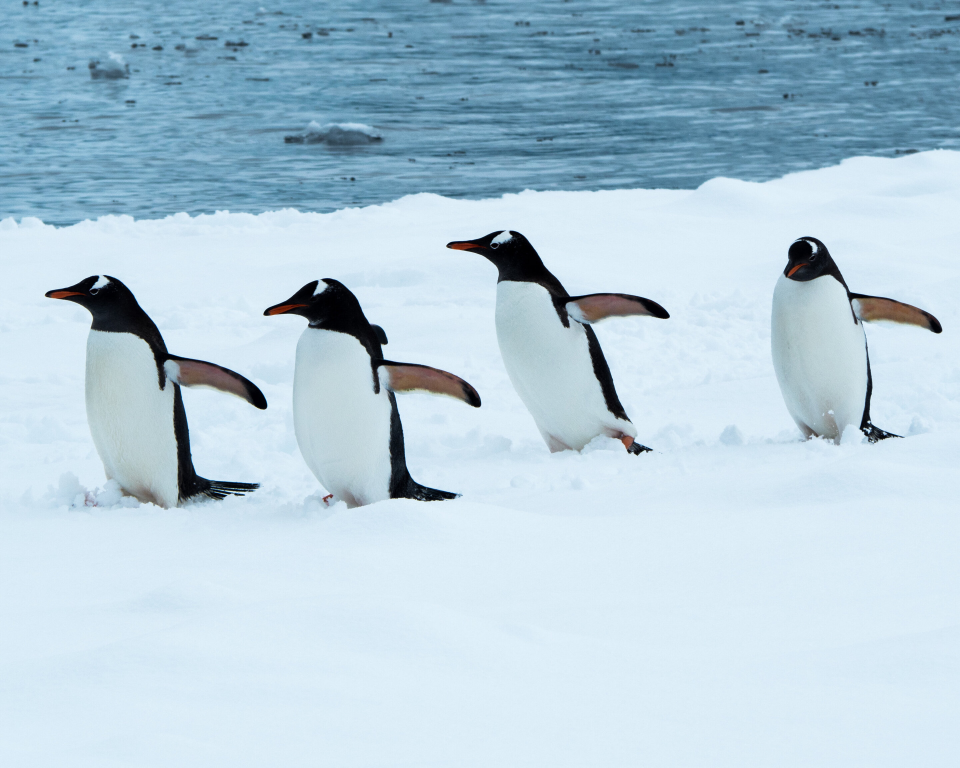
#> input picture lab1-1/penquin.jpg, 2880 x 2303 px (shown at 1/3 size)
$ python opencv_hsv.py
#> lines starting #> are read from the running program, lines starting #| are printed output that depends on the picture
#!/usr/bin/python
# coding:utf-8

import cv2
import numpy as np

image = cv2.imread("penquin.jpg")
#> image is the input picture: shape (2303, 2880, 3); mean B, G, R 218.1, 203.7, 179.2
# cv2.imwrite("origin.jpg", image)
# newimg_1 = cv2.imread("origin.jpg")
newimg_1a = cv2.resize(image, (600, 400))
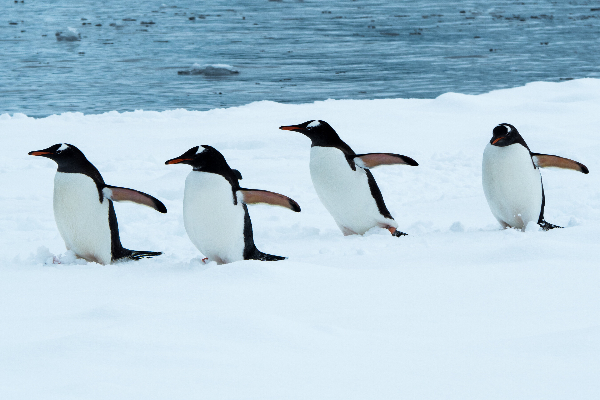
#> newimg_1a: shape (400, 600, 3); mean B, G, R 218, 203.6, 179.1

img_hsv=cv2.cvtColor(newimg_1a,cv2.COLOR_BGR2HSV)
#> img_hsv: shape (400, 600, 3); mean H, S, V 100.7, 52.5, 218.3
# cv2.imwrite("hsv_demo.jpg", img_hsv)
# newimg_2 = cv2.imread("hsv_demo.jpg")
# newimg_hsv = cv2.resize(newimg_2, (1200, 800))
h,s,v = cv2.split(img_hsv)
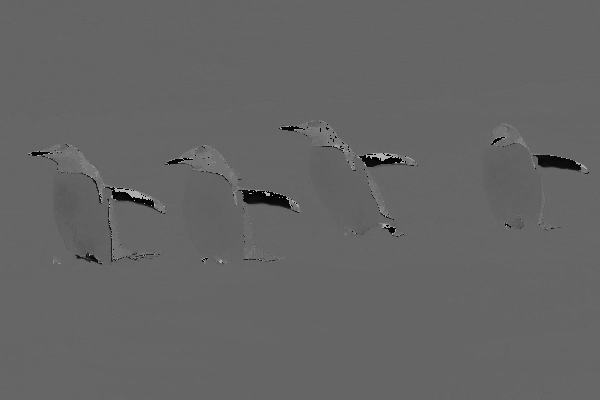
#> h: shape (400, 600); min 0, max 179, mean 100.7
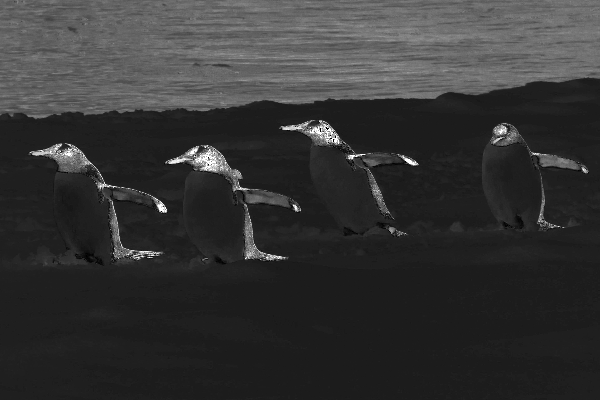
#> s: shape (400, 600); min 0, max 255, mean 52.5
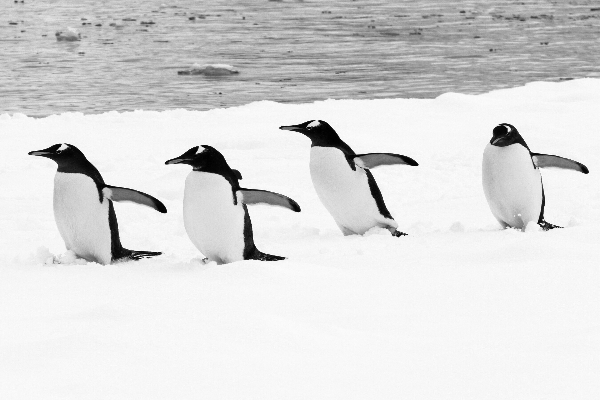
#> v: shape (400, 600); min 0, max 255, mean 218.3
hsv_split = np.concatenate((h, s, v), axis=1)
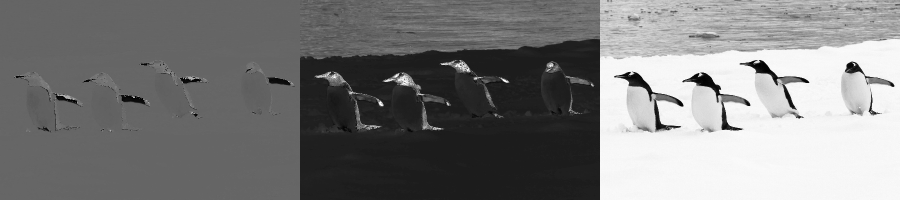
#> hsv_split: shape (400, 1800) (shown at 1/2 size); min 0, max 255, mean 123.8
cv2.imshow("Split HSV",hsv_split)

cv2.waitKey(0)
cv2.destroyAllWindows()
'''
imghstack = np.hstack((newimg_1a, newimg_hsv))
cv2.namedWindow("imghstack")
cv2.imshow("imghstack",imghstack)

if(cv2.waitKey(0)==27):
    cv2.destroyAllWindows()
'''
